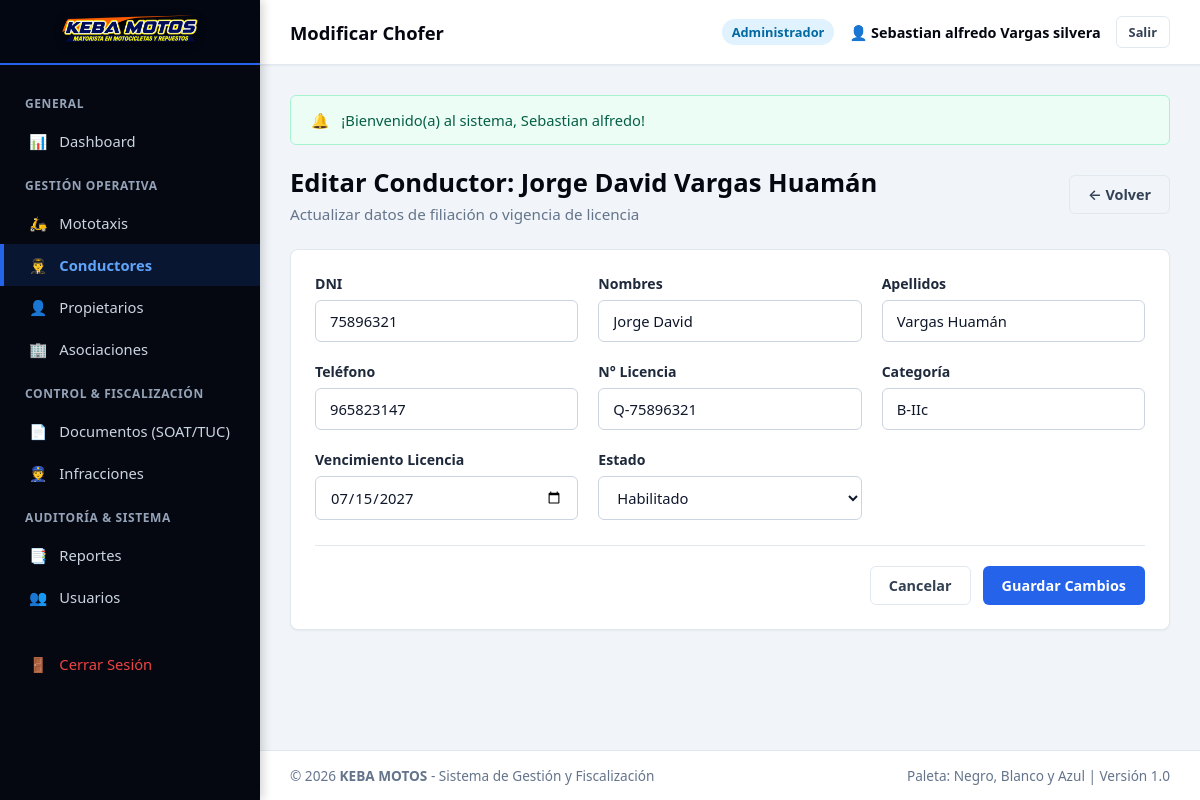
Screenshot of /views/conductores/editar_conductor.php?id=2 (signed in) with the database file from the repository.
### tables this page shows
CREATE TABLE `conductores` (
  `id_conductor` INT AUTO_INCREMENT PRIMARY KEY,
  `dni` VARCHAR(8) NOT NULL UNIQUE,
  `nombres` VARCHAR(100) NOT NULL,
  `apellidos` VARCHAR(100) NOT NULL,
  `fecha_nacimiento` DATE NULL,
  `telefono` VARCHAR(20) NULL,
  `direccion` VARCHAR(255) NULL,
  `numero_licencia` VARCHAR(20) NOT NULL UNIQUE,
  `categoria_licencia` VARCHAR(10) NOT NULL DEFAULT 'B-IIc',
  `fecha_emision_licencia` DATE NULL,
  `fecha_vencimiento_licencia` DATE NOT NULL,
  `foto` VARCHAR(255) NULL,
  `estado` ENUM('Habilitado', 'Inhabilitado', 'Suspendido') DEFAULT 'Habilitado',
  `created_at` TIMESTAMP DEFAULT CURRENT_TIMESTAMP,
  `updated_at` TIMESTAMP DEFAULT CURRENT_TIMESTAMP ON UPDATE CURRENT_TIMESTAMP
);

### config/conexion.php (called while the page is built, shortened)
<?php
class Database {
    private static $host = "localhost";
    private static $db_name = "keba";
    private static $username = "root";
    private static $password = "";
    private static $conexion = null;
    public static function conectar() {
        if (self::$conexion === null) {
            try {
                $opciones = [
                    PDO::ATTR_ERRMODE => PDO::ERRMODE_EXCEPTION,
                    PDO::ATTR_DEFAULT_FETCH_MODE => PDO::FETCH_ASSOC,
                    PDO::ATTR_EMULATE_PREPARES => true,
                    PDO::MYSQL_ATTR_MULTI_STATEMENTS => true,
                    PDO::MYSQL_ATTR_INIT_COMMAND => "SET NAMES utf8mb4 COLLATE utf8mb4_unicode_ci"
                ];
                try {
                    $dsn = "mysql:host=" . self::$host . ";dbname=" . self::$db_name . ";charset=utf8mb4";
                    self::$conexion = new PDO($dsn, self::$username, self::$password, $opciones);
                } catch (PDOException $e) {
                    if ($e->getCode() == 1049 || stripos($e->getMessage(), 'Unknown database') !== false) {
                        $dsnRoot = "mysql:host=" . self::$host . ";charset=utf8mb4";
                        $pdoRoot = new PDO($dsnRoot, self::$username, self::$password, $opciones);
                        $pdoRoot->exec("CREATE DATABASE IF NOT EXISTS `" . self::$db_name . "` CHARACTER SET utf8mb4 COLLATE utf8mb4_unicode_ci;");
                        $pdoRoot = null;
                        $dsn = "mysql:host=" . self::$host . ";dbname=" . self::$db_name . ";charset=utf8mb4";
                        self::$conexion = new PDO($dsn, self::$username, self::$password, $opciones);
                    } else {
                        throw $e;
                    }
                }
                $check = self::$conexion->query("SHOW TABLES LIKE 'usuarios'");
            } catch (PDOException $e) {
                die("<div style='padding:20px; font-family:sans-serif; background:#fee2e2; color:#991b1b; border:1px solid #f87171; border-radius:8px; margin:20px;'>
                        <strong>Error al conectar con la Base de Datos:</strong> " . htmlspecialchars($e->getMessage()) . "<br><br>
                        <em>Asegúrate de que MySQL esté activo en el Panel de Control de XAMPP.</em>
                     </div>");
            }
        }
        return self::$conexion;
    }
}

### models/Conductor.php (called while the page is built, shortened)
<?php
require_once dirname(__DIR__) . '/config/conexion.php';
class Conductor {
    private $db;
    public function __construct() {
        $this->db = Database::conectar();
    }
    public function obtenerPorId($id) {
        $stmt = $this->db->prepare("SELECT * FROM conductores WHERE id_conductor = :id LIMIT 1");
        $stmt->execute([':id' => $id]);
        return $stmt->fetch();
    }
}

### helpers/funciones.php (called while the page is built, shortened)
<?php
function vistaUrl($ruta) {
    return BASE_URL . 'views/' . ltrim($ruta, '/');
}
function controladorUrl($ruta) {
    return BASE_URL . 'controllers/' . ltrim($ruta, '/');
}

### views/conductores/editar_conductor.php (the view, shortened to what this page needs)
<?php
require_once dirname(__DIR__) . '/plantillas/header.php';
require_once dirname(__DIR__) . '/plantillas/sidebar.php';
require_once dirname(__DIR__) . '/plantillas/navbar.php';
require_once dirname(dirname(__DIR__)) . '/models/Conductor.php';
$id = (int)($_GET['id'] ?? 0);
$conductorMod = new Conductor();
$c = $conductorMod->obtenerPorId($id);
?>
<div class="page-header">
    <div>
        <h1 class="page-title">Editar Conductor: <?= htmlspecialchars($c['nombres'] . ' ' . $c['apellidos']) ?></h1>
        <p class="page-subtitle">Actualizar datos de filiación o vigencia de licencia</p>
    </div>
    <a href="<?= vistaUrl('conductores/listar_conductores.php') ?>" class="btn btn-outline">&larr; Volver</a>
</div>
<div class="card">
    <form action="<?= controladorUrl('conductor_controlador.php') ?>" method="POST">
        <div class="form-grid">
            <div class="form-group">
                <label for="dni">DNI</label>
                <input type="text" id="dni" name="dni" class="form-control" value="<?= htmlspecialchars($c['dni']) ?>" required maxlength="8">
            </div>
            <div class="form-group">
                <label for="nombres">Nombres</label>
                <input type="text" id="nombres" name="nombres" class="form-control" value="<?= htmlspecialchars($c['nombres']) ?>" required>
            </div>
            <div class="form-group">
                <label for="apellidos">Apellidos</label>
                <input type="text" id="apellidos" name="apellidos" class="form-control" value="<?= htmlspecialchars($c['apellidos']) ?>" required>
            </div>
            <div class="form-group">
                <label for="telefono">Teléfono</label>
                <input type="text" id="telefono" name="telefono" class="form-control" value="<?= htmlspecialchars($c['telefono'] ?? '') ?>">
            </div>
            <div class="form-group">
                <label for="numero_licencia">N° Licencia</label>
                <input type="text" id="numero_licencia" name="numero_licencia" class="form-control" value="<?= htmlspecialchars($c['numero_licencia']) ?>" required>
            </div>
            <div class="form-group">
                <label for="categoria_licencia">Categoría</label>
                <input type="text" id="categoria_licencia" name="categoria_licencia" class="form-control" value="<?= htmlspecialchars($c['categoria_licencia']) ?>" required>
            </div>
            <div class="form-group">
                <label for="fecha_vencimiento_licencia">Vencimiento Licencia</label>
                <input type="date" id="fecha_vencimiento_licencia" name="fecha_vencimiento_licencia" class="form-control" value="<?= htmlspecialchars($c['fecha_vencimiento_licencia']) ?>" required>
            </div>
            <div class="form-group">
                <label for="estado">Estado</label>
                <select id="estado" name="estado" class="form-control">
                    <option value="Habilitado" <?= $c['estado'] === 'Habilitado' ? 'selected' : '' ?>>Habilitado</option>
                </select>
            </div>
        </div>
        <div class="form-actions">
            <a href="<?= vistaUrl('conductores/listar_conductores.php') ?>" class="btn btn-outline">Cancelar</a>
            <button type="submit" class="btn btn-primary">Guardar Cambios</button>
        </div>
    </form>
</div>
<?php require_once dirname(__DIR__) . '/plantillas/footer.php'; ?>

### assets/css/estilos.css (style rules this page uses)
:root { --color-primary: #0284c7; --color-primary-dark: #0369a1; --color-primary-light: #e0f2fe; --color-blue-accent: #2563eb; --color-black: #050811; --color-black-card: #0d121f; --color-black-border: #1a233a; --color-black-light: #1e293b; --color-white: #ffffff; --color-gray-50: #f8fafc; --color-gray-100: #f1f5f9; --color-gray-200: #e2e8f0; --color-gray-500: #64748b; --color-gray-700: #334155; --color-success: #10b981; --color-warning: #f59e0b; --color-danger: #ef4444; --color-info: #0284c7; --sidebar-width: 260px; --header-height: 65px; --font-main: 'Segoe UI', system-ui, -apple-system, sans-serif; --shadow-sm: 0 1px 2px 0 rgba(0, 0, 0, 0.05); --shadow-md: 0 4px 6px -1px rgba(0, 0, 0, 0.1), 0 2px 4px -1px rgba(0, 0, 0, 0.06); --shadow-lg: 0 10px 15px -3px rgba(0, 0, 0, 0.15), 0 4px 6px -2px rgba(0, 0, 0, 0.05); }
* { margin: 0; padding: 0; box-sizing: border-box; font-family: var(--font-main); }
body { background-color: var(--color-gray-100); color: var(--color-gray-700); min-height: 100vh; display: flex; flex-direction: column; }
.page-header { display: flex; align-items: center; justify-content: space-between; margin-bottom: 25px; flex-wrap: wrap; gap: 15px; }
.page-title { font-size: 1.6rem; font-weight: 800; color: var(--color-black); }
.page-subtitle { color: var(--color-gray-500); font-size: 0.95rem; margin-top: 4px; }
.btn { display: inline-flex; align-items: center; justify-content: center; gap: 8px; padding: 9px 18px; border-radius: 6px; font-size: 0.9rem; font-weight: 600; cursor: pointer; text-decoration: none; transition: all 0.2s ease; border: 1px solid transparent; }
.btn-primary { background-color: var(--color-blue-accent); color: var(--color-white); }
.btn-outline { background-color: transparent; border-color: var(--color-gray-200); color: var(--color-gray-700); }
.card { background-color: var(--color-white); border-radius: 8px; border: 1px solid var(--color-gray-200); box-shadow: var(--shadow-sm); padding: 24px; margin-bottom: 25px; }

### assets/css/formularios.css (style rules this page uses)
.form-grid { display: grid; grid-template-columns: repeat(auto-fit, minmax(260px, 1fr)); gap: 20px; margin-bottom: 25px; }
.form-group { display: flex; flex-direction: column; }
.form-group label { font-size: 0.88rem; font-weight: 600; color: #1e293b; margin-bottom: 7px; }
.form-control { width: 100%; padding: 10px 14px; border: 1.5px solid #cbd5e1; border-radius: 6px; font-size: 0.92rem; color: #0f172a; background-color: #ffffff; transition: all 0.2s ease; }
select.form-control { cursor: pointer; }
.form-actions { display: flex; align-items: center; justify-content: flex-end; gap: 12px; padding-top: 20px; border-top: 1px solid #e2e8f0; }

### rows the page displays
conductores: nombres+apellidos "Jorge David Vargas Huamán", dni "75896321", nombres "Jorge David", apellidos "Vargas Huamán", telefono "965823147", numero_licencia "Q-75896321", categoria_licencia "B-IIc", fecha_vencimiento_licencia "07/15/2027", estado "Habilitado"

### other values shown
$subtituloNavbar "Modificar Chofer"
$usuarioActivo['rol_nombre'] "Administrador"
$flash['mensaje'] "¡Bienvenido(a) al sistema, Sebastian alfredo!"
